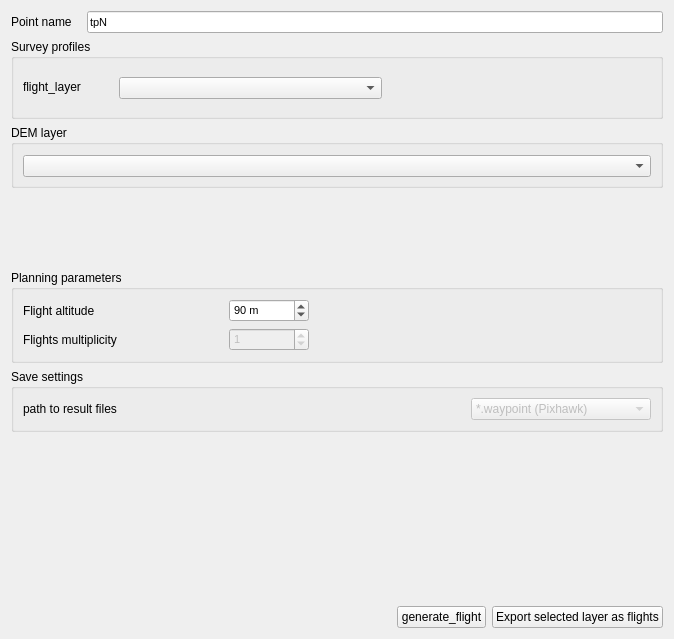
<?xml version="1.0" encoding="UTF-8"?>
<ui version="4.0">
 <class>FlightPlan_test_form</class>
 <widget class="QWidget" name="FlightPlan_test_form">
  <property name="geometry">
   <rect>
    <x>0</x>
    <y>0</y>
    <width>674</width>
    <height>639</height>
   </rect>
  </property>
  <property name="minimumSize">
   <size>
    <width>600</width>
    <height>0</height>
   </size>
  </property>
  <property name="windowTitle">
   <string>Form</string>
  </property>
  <layout class="QVBoxLayout" name="verticalLayout_5">
   <item>
    <layout class="QHBoxLayout" name="horizontalLayout_6">
     <item>
      <widget class="QLabel" name="label_10">
       <property name="minimumSize">
        <size>
         <width>70</width>
         <height>0</height>
        </size>
       </property>
       <property name="text">
        <string>Point name</string>
       </property>
      </widget>
     </item>
     <item>
      <widget class="QLineEdit" name="lineEdit">
       <property name="minimumSize">
        <size>
         <width>0</width>
         <height>22</height>
        </size>
       </property>
       <property name="font">
        <font>
         <pointsize>8</pointsize>
        </font>
       </property>
       <property name="text">
        <string>tpN</string>
       </property>
      </widget>
     </item>
    </layout>
   </item>
   <item>
    <layout class="QHBoxLayout" name="horizontalLayout_3"/>
   </item>
   <item>
    <layout class="QVBoxLayout" name="verticalLayout">
     <item>
      <widget class="QGroupBox" name="groupBox_2">
       <property name="minimumSize">
        <size>
         <width>0</width>
         <height>80</height>
        </size>
       </property>
       <property name="title">
        <string>Survey profiles</string>
       </property>
       <layout class="QHBoxLayout" name="horizontalLayout_4">
        <item>
         <layout class="QHBoxLayout" name="horizontalLayout_2">
          <item>
           <widget class="QLabel" name="label_4">
            <property name="minimumSize">
             <size>
              <width>90</width>
              <height>20</height>
             </size>
            </property>
            <property name="maximumSize">
             <size>
              <width>60</width>
              <height>20</height>
             </size>
            </property>
            <property name="text">
             <string>flight_layer</string>
            </property>
           </widget>
          </item>
          <item>
           <widget class="QgsMapLayerComboBox" name="profiles_mMapLayerComboBox">
            <property name="minimumSize">
             <size>
              <width>200</width>
              <height>22</height>
             </size>
            </property>
            <property name="maximumSize">
             <size>
              <width>16777215</width>
              <height>20</height>
             </size>
            </property>
            <property name="font">
             <font>
              <pointsize>8</pointsize>
             </font>
            </property>
           </widget>
          </item>
          <item>
           <widget class="QgsFeaturePickerWidget" name="mFeatureListComboBox"/>
          </item>
         </layout>
        </item>
       </layout>
      </widget>
     </item>
     <item>
      <widget class="QGroupBox" name="groupBox_4">
       <property name="title">
        <string>DEM layer</string>
       </property>
       <layout class="QHBoxLayout" name="horizontalLayout">
        <item>
         <widget class="QgsMapLayerComboBox" name="DEM_mMapLayerComboBox">
          <property name="minimumSize">
           <size>
            <width>200</width>
            <height>22</height>
           </size>
          </property>
          <property name="maximumSize">
           <size>
            <width>16777215</width>
            <height>20</height>
           </size>
          </property>
          <property name="font">
           <font>
            <pointsize>8</pointsize>
           </font>
          </property>
         </widget>
        </item>
       </layout>
      </widget>
     </item>
     <item>
      <widget class="QLabel" name="warning_text_label">
       <property name="minimumSize">
        <size>
         <width>200</width>
         <height>32</height>
        </size>
       </property>
       <property name="maximumSize">
        <size>
         <width>16777215</width>
         <height>32</height>
        </size>
       </property>
       <property name="text">
        <string/>
       </property>
      </widget>
     </item>
     <item>
      <widget class="QLabel" name="warning_icon_label">
       <property name="sizePolicy">
        <sizepolicy hsizetype="Fixed" vsizetype="Fixed">
         <horstretch>0</horstretch>
         <verstretch>0</verstretch>
        </sizepolicy>
       </property>
       <property name="minimumSize">
        <size>
         <width>32</width>
         <height>32</height>
        </size>
       </property>
       <property name="maximumSize">
        <size>
         <width>32</width>
         <height>32</height>
        </size>
       </property>
       <property name="text">
        <string/>
       </property>
      </widget>
     </item>
    </layout>
   </item>
   <item>
    <widget class="QGroupBox" name="groupBox_3">
     <property name="minimumSize">
      <size>
       <width>200</width>
       <height>0</height>
      </size>
     </property>
     <property name="title">
      <string>Planning parameters</string>
     </property>
     <layout class="QGridLayout" name="gridLayout_2">
      <item row="0" column="0">
       <widget class="QLabel" name="label_14">
        <property name="minimumSize">
         <size>
          <width>200</width>
          <height>0</height>
         </size>
        </property>
        <property name="text">
         <string>Flight altitude</string>
        </property>
       </widget>
      </item>
      <item row="1" column="0">
       <widget class="QLabel" name="label_6">
        <property name="minimumSize">
         <size>
          <width>200</width>
          <height>0</height>
         </size>
        </property>
        <property name="text">
         <string>Flights multiplicity</string>
        </property>
       </widget>
      </item>
      <item row="1" column="1">
       <widget class="QSpinBox" name="flights_mult_spinBox">
        <property name="enabled">
         <bool>false</bool>
        </property>
        <property name="minimumSize">
         <size>
          <width>80</width>
          <height>22</height>
         </size>
        </property>
        <property name="font">
         <font>
          <pointsize>8</pointsize>
         </font>
        </property>
        <property name="value">
         <number>1</number>
        </property>
       </widget>
      </item>
      <item row="0" column="1">
       <widget class="QSpinBox" name="flight_alt_spinBox">
        <property name="minimumSize">
         <size>
          <width>80</width>
          <height>22</height>
         </size>
        </property>
        <property name="font">
         <font>
          <pointsize>8</pointsize>
         </font>
        </property>
        <property name="suffix">
         <string> m</string>
        </property>
        <property name="maximum">
         <number>999999</number>
        </property>
        <property name="value">
         <number>90</number>
        </property>
       </widget>
      </item>
      <item row="0" column="2">
       <spacer name="horizontalSpacer_2">
        <property name="orientation">
         <enum>Qt::Horizontal</enum>
        </property>
        <property name="sizeHint" stdset="0">
         <size>
          <width>40</width>
          <height>20</height>
         </size>
        </property>
       </spacer>
      </item>
     </layout>
    </widget>
   </item>
   <item>
    <widget class="QGroupBox" name="groupBox_5">
     <property name="title">
      <string>Save settings</string>
     </property>
     <layout class="QVBoxLayout" name="verticalLayout_4">
      <item>
       <layout class="QHBoxLayout" name="horizontalLayout_7">
        <item>
         <widget class="QLabel" name="label_11">
          <property name="text">
           <string>path to result files</string>
          </property>
         </widget>
        </item>
        <item>
         <widget class="QgsFileWidget" name="save_file_mQgsFileWidget">
          <property name="enabled">
           <bool>false</bool>
          </property>
          <property name="sizePolicy">
           <sizepolicy hsizetype="Expanding" vsizetype="Preferred">
            <horstretch>0</horstretch>
            <verstretch>0</verstretch>
           </sizepolicy>
          </property>
         </widget>
        </item>
        <item>
         <widget class="QComboBox" name="comboBox">
          <property name="enabled">
           <bool>false</bool>
          </property>
          <property name="minimumSize">
           <size>
            <width>180</width>
            <height>0</height>
           </size>
          </property>
          <property name="maximumSize">
           <size>
            <width>180</width>
            <height>16777215</height>
           </size>
          </property>
          <item>
           <property name="text">
            <string>*.waypoint (Pixhawk)</string>
           </property>
          </item>
         </widget>
        </item>
       </layout>
      </item>
     </layout>
    </widget>
   </item>
   <item>
    <spacer name="verticalSpacer">
     <property name="orientation">
      <enum>Qt::Vertical</enum>
     </property>
     <property name="sizeHint" stdset="0">
      <size>
       <width>20</width>
       <height>40</height>
      </size>
     </property>
    </spacer>
   </item>
   <item>
    <layout class="QHBoxLayout" name="horizontalLayout_8">
     <item>
      <spacer name="horizontalSpacer">
       <property name="orientation">
        <enum>Qt::Horizontal</enum>
       </property>
       <property name="sizeHint" stdset="0">
        <size>
         <width>40</width>
         <height>20</height>
        </size>
       </property>
      </spacer>
     </item>
     <item>
      <widget class="QPushButton" name="pushButton_generate_flight">
       <property name="enabled">
        <bool>true</bool>
       </property>
       <property name="text">
        <string>generate_flight</string>
       </property>
      </widget>
     </item>
     <item>
      <widget class="QPushButton" name="pushButton_export">
       <property name="enabled">
        <bool>true</bool>
       </property>
       <property name="text">
        <string>Export selected layer as flights</string>
       </property>
      </widget>
     </item>
    </layout>
   </item>
  </layout>
 </widget>
 <customwidgets>
  <customwidget>
   <class>QgsFeaturePickerWidget</class>
   <extends>QWidget</extends>
   <header>qgsfeaturepickerwidget.h</header>
  </customwidget>
  <customwidget>
   <class>QgsFileWidget</class>
   <extends>QWidget</extends>
   <header>qgsfilewidget.h</header>
  </customwidget>
  <customwidget>
   <class>QgsMapLayerComboBox</class>
   <extends>QComboBox</extends>
   <header>qgsmaplayercombobox.h</header>
  </customwidget>
 </customwidgets>
 <resources/>
 <connections/>
</ui>
